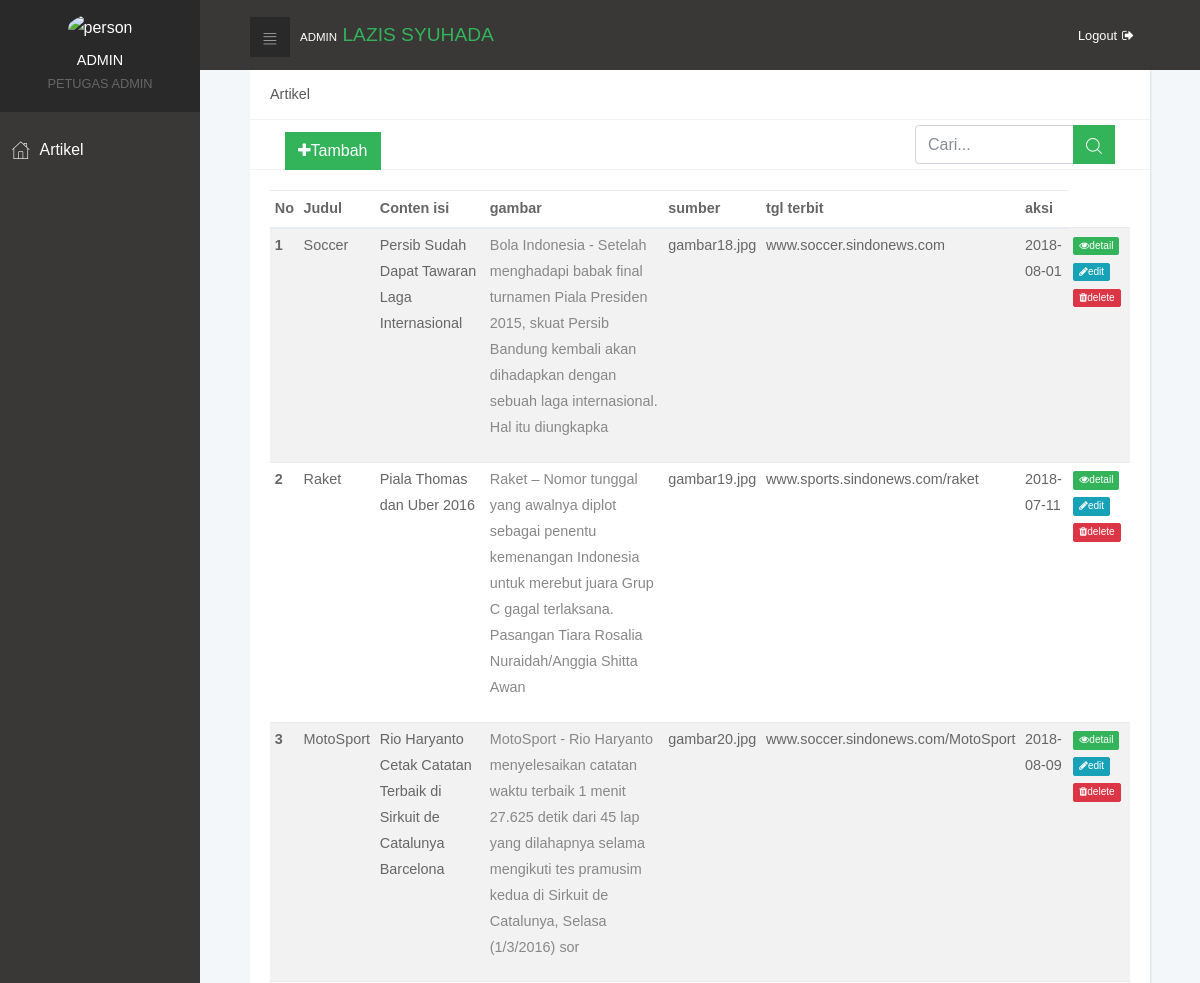
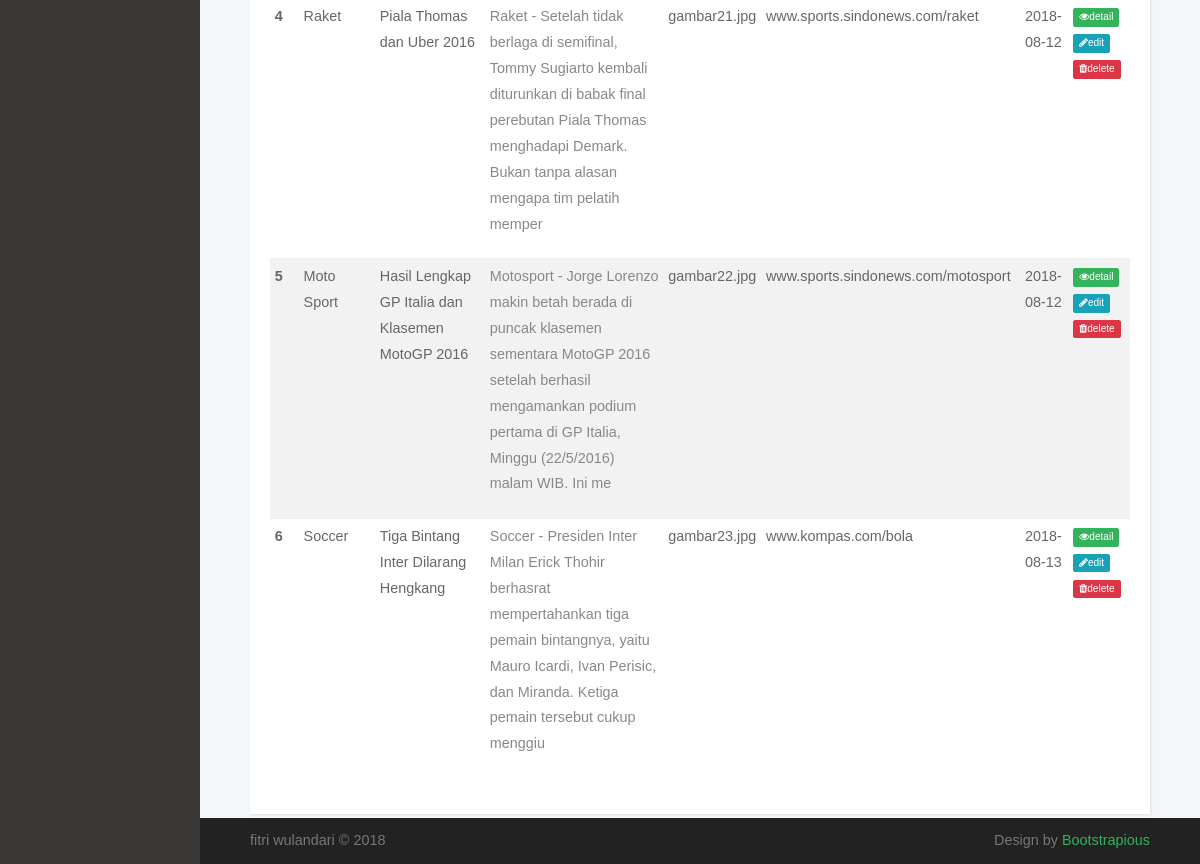
Screenshot of /index.php/admin/artikel with the database file from the repository (2 pictures, top to bottom).
### tables this page shows
CREATE TABLE `artikel` (
  `id_artikel` int(11) NOT NULL,
  `judul` varchar(255) NOT NULL,
  `tanggal` date NOT NULL,
  `sumber` varchar(255) NOT NULL,
  `isi` text NOT NULL,
  `gambar` varchar(255) NOT NULL,
  `jenis` varchar(255) NOT NULL
);

### application/controllers/Admin.php (called while the page is built, shortened)
<?php
	class Admin extends CI_Controller
	{
		function __construct()
		{
			$this->load->library('form_validation');
			$this->load->model('admin/m_auth');
			$this->load->model('admin/m_artikel');
		}
		public function artikel(){
			$data['artikel'] = $this->m_artikel->get_all();
			$this->load->view('admin/artikel', $data);
		}
	}
?>

### index.php (called while the page is built, shortened)
<?php
require_once BASEPATH.'core/CodeIgniter.php';

### application/models/admin/m_artikel.php (called while the page is built, shortened)
<?php
class m_artikel extends CI_Model
{
	public function get_all(){
		return $this->db->get('artikel')->result_array();
	}
}
 ?>

### application/views/admin/artikel.php (the view)
<?php
 $this->load->view('admin/header') ?>
<section>
	<?php $cari = $this->session->userdata('cari'); ?>
		<div class="container-fluid">
			<div class="row">
				<div class="col">
	              <div class="card">
	                <div class="card-header d-flex align-items-center">
	                  <h2 class="h5 display">Artikel</h2>
	                </div>
	                 <div class="card-header d-flex align-items-center">
	                 	<div class="col" style="float: left; margin: auto;"><a href="<?= site_url('admin/add_artikel')?>" class="btn btn-primary"><i class="fa fa-plus"></i>Tambah</a></div>
	                 	<div class="col">
	                 	<form action="<?=site_url('admin/amil/search')?>" method = "post">
	                 		<div class="input-group" style="width: 50%; float: right; margin: auto;"">
                            <input type="text" class="form-control" name="keyword" placeholder="Cari..." value="<?=$cari?>"><span class="input-group-btn">
                              <button type="submit" class="btn btn-primary"><i class="icon-search"></i></button></span>
                          </div>
                        </form>
	                 	</div>
	                </div>
	                <div class="card-body">
	                  <table class="table table-striped table-sm">
	                    <thead>
	                      <tr>
	                        <th>No</th>
	                        <th>Judul</th>
	                        <th>Conten isi</th>
	                        <th>gambar</th>
	                        <th>sumber</th>
	                        <th>tgl terbit</th>
	                        <th>aksi</th>
	                      </tr>
	                    </thead>
	                    <tbody>
	                    	<?php $no=1;
	                    	foreach ($artikel as $A):?>
	                      <tr>
	                        <th scope="row"><?= $no++?></th>
	                        <td><?= $A['jenis']?></td>
	                        <td><?= $A['judul']?></td>
	                        <td><?= substr($A['isi'], 0, 200)?></td>
	                        <td><?= $A['gambar']?></td>
	                        <td><?= $A['sumber']?></td>
	                        <td><?= $A['tanggal']?></td>
	                        <td>
	                         <a href="<?= site_url('admin/artikel/edit/'.$A['id_artikel'])?>" class="btn btn-xs btn-primary" onclick= "return confirm('kamu yakin ingin mengubah data?')"><i class="fa fa-eye"></i>detail</a>
		                     <a href="<?= site_url('admin/artikel/edit/'.$A['id_artikel'])?>" class="btn btn-xs btn-info" onclick= "return confirm('kamu yakin ingin mengubah data?')"><i class="fa fa-pencil"></i>edit</a>
		                     <a href="<?= site_url('admin/artikel/delete/'.$A['id_artikel'])?>" class="btn btn-xs btn-danger" onclick= "return confirm('kamu yakin ingin mengubah data?')"><i class="fa fa-trash"></i>delete</a>
		                    </td>
	                      </tr>
	                      	<?php endforeach; ?>
	                    </tbody>
	                  </table>
	                </div>
              </div>
            </div>
			</div>
		</div>
	</section>
<?php $this->load->view('admin/footer') ?>

### application/views/admin/header.php (shortened to what this page needs)
<!DOCTYPE html>
<html>
  <head>
    <link rel="stylesheet" href="<?= base_url('resource/admin/build/vendor/bootstrap/css/bootstrap.min.css')?>">
    <link rel="stylesheet" href="<?= base_url('resource/admin/build/vendor/font-awesome/css/font-awesome.min.css')?>">
    <link rel="stylesheet" href="<?= base_url('resource/admin/build/css/fontastic.css')?>">
    <link rel="stylesheet" href="<?= base_url('resource/admin/build/css/grasp_mobile_progress_circle-1.0.0.min.css')?>">
    <link rel="stylesheet" href="<?= base_url('resource/admin/build/vendor/malihu-custom-scrollbar-plugin/jquery.mCustomScrollbar.css')?>">
    <link rel="stylesheet" href="<?= base_url('resource/admin/build/css/style.default.css" id="theme-stylesheet')?>">
    <link rel="stylesheet" href="<?= base_url('resource/admin/build/css/custom.css')?>">
    <link rel="stylesheet" href="<?= base_url('resource/admin/build/css/style.default.css')?>" id="theme-stylesheet">
    <link rel="stylesheet" type="text/css" href="<?= base_url('resource/admin/build/vendor/bootstrap-datetimepicker/build/css/bootstrap-datetimepicker.min.css')?>">
    <link rel="stylesheet" href="<?= base_url('resource/css/samples.css')?>">
    <link rel="stylesheet" href="<?= base_url('resource/toolbarconfigurator/lib/codemirror/neo.css')?>">
  </head>
 <body id="main">
    <nav class="side-navbar">
      <div class="side-navbar-wrapper">
        <div class="sidenav-header d-flex align-items-center justify-content-center">
          <div class="sidenav-header-inner text-center"><img src="<?= base_url('resource/images/logo/admin.png')?>" alt="person" class="img-fluid rounded-circle">
            <h2 class="h5 text-uppercase">Admin</h2><span class="text-uppercase">Petugas Admin</span>
          </div>
        </div>
        <div class="main-menu">
          <ul id="side-main-menu" class="side-menu list-unstyled">
            <li <?= (uri_string() == 'admin/home' ? 'class="active"' : '') ?>><a href="<?= site_url('admin/artikel')?>"> <i class="icon-home"></i><span>Artikel</span></a></li>
          </ul>
        </div>
    </nav>
    <div class="page home-page">
      <header class="header">
        <nav class="navbar">
          <div class="container-fluid">
            <div class="navbar-holder d-flex align-items-center justify-content-between">
              <div class="navbar-header"><a id="toggle-btn" href="#" class="menu-btn"><i class="icon-bars"> </i></a><a href="index.html" class="navbar-brand">
                  <div class="brand-text d-none d-md-inline-block"><span>Admin </span><strong class="text-primary"> LAZIS Syuhada</strong></div></a></div>
              <ul class="nav-menu list-unstyled d-flex flex-md-row align-items-md-center">
                <li class="nav-item"><a href="<?= site_url('admin/auth/logout')?>" class="nav-link logout">Logout<i class="fa fa-sign-out"></i></a></li>
              </ul>
            </div>
          </div>
        </nav>
      </header>

### application/views/admin/footer.php (shortened to what this page needs)
<footer class="main-footer">
        <div class="container-fluid">
          <div class="row">
            <div class="col-sm-6">
              <p>fitri wulandari &copy; 2018</p>
            </div>
            <div class="col-sm-6 text-right">
              <p>Design by <a href="https://bootstrapious.com" class="external">Bootstrapious</a></p>
            </div>
          </div>
        </div>
      </footer>
    </div>
  </body>
</html>

### resource/admin/build/css/style.default.css (style rules this page uses)
a { display: inline-block; text-decoration: none; color: #fff; -webkit-transition: all 0.3s; transition: all 0.3s; }
ul { padding: 0; margin: 0; }
body { overflow-x: hidden; }
i { display: inline-block; }
span { display: inline-block; }
span { font-size: 0.9em; }
p { color: #888; }
i[class*='icon-'] { -webkit-transform: translateY(4px); transform: translateY(4px); }
table { font-size: 0.9em; color: #666; }
.btn-xs { font-size: 0.7em !important; padding: 2px 5px !important; border-radius: 2px !important; }
.page { position: absolute; top: 0; right: 0; -webkit-transition: width 0.3s linear; transition: width 0.3s linear; width: calc(100% - 200px); background-color: #F4F7FA; min-height: 100vh; padding-bottom: 50px; }
h2 { color: #555; font-weight: 400; }
.card { height: 100%; border: none; background: #fff; -webkit-box-shadow: 1px 1px 2px rgba(0, 0, 0, 0.1); box-shadow: 1px 1px 2px rgba(0, 0, 0, 0.1); border-radius: 0; }
.card-header { height: 50px; background-color: #fff; border-bottom-color: #f3f3f3; border-top: none; }
.card-header h2, .card-header h3 { margin-bottom: 0; }
.display { font-weight: 400 !important; }
button { cursor: pointer; }
@media (min-width: 768px) { .container-fluid { padding: 0 50px; } }
nav.navbar { background: #393836; padding: .8rem 0; }
nav.navbar .container-fluid { width: 100%; }
nav.navbar .navbar-holder { width: 100%; }
nav.navbar a { font-size: 0.8em; color: #fff; position: relative; }
nav.navbar a.logout i { margin-left: 5px; }
nav.navbar a.navbar-brand { margin-left: 10px; }
nav.navbar .brand-text { text-transform: uppercase; }
nav.navbar .brand-text strong { font-size: 1.5em; }
nav.navbar a.menu-btn { width: 40px; height: 40px; line-height: 40px; background: #292929; color: #fff; text-align: center; padding: 0 !important; }
nav.navbar a.menu-btn i[class*='icon-'] { -webkit-transform: translateY(4px); transform: translateY(4px); }
nav.side-navbar { position: fixed; top: 0; left: 0; width: 200px; height: 100%; width: 200px; text-align: left; background: #393836; color: #fff; -webkit-transition: all 0.3s linear; transition: all 0.3s linear; z-index: 999; overflow-y: auto; }
nav.side-navbar li { position: relative; }
nav.side-navbar .sidenav-header { background: #292929; padding: 14px; margin-bottom: 10px; }
nav.side-navbar .sidenav-header img { width: 50px; height: 50px; }
nav.side-navbar .sidenav-header span { font-size: 0.8em; color: #666; }
nav.side-navbar .sidenav-header h2 { margin: 10px 0 0; }
nav.side-navbar a { font-size: 0.95em; font-weight: 300; color: #fff; text-decoration: none; width: 100%; padding: 12px; }
nav.side-navbar span { display: inline-block; }
nav.side-navbar i { font-size: inherit; -webkit-transition: all 0.3s; transition: all 0.3s; margin-right: 10px; }
@media (min-width: 768px) { nav.side-navbar a { font-size: 1.1em; } }
footer.main-footer { position: absolute; width: 100%; bottom: 0; background: #222; padding: 10px 0; }
footer.main-footer p { font-size: 0.7em; color: #777; margin: 0; }
@media (min-width: 768px) { footer.main-footer p { font-size: 0.9em; } }
.navbar { padding: 0.5rem 1rem; }
.navbar-brand { display: inline-block; padding-top: 0.3125rem; padding-bottom: 0.3125rem; margin-right: 1rem; font-size: 1.25rem; }
.btn { font-weight: normal; border: 1px solid transparent; padding: 0.5rem 0.75rem; font-size: 1rem; line-height: 1.25; border-radius: 0; -webkit-transition: all 0.15s ease-in-out; transition: all 0.15s ease-in-out; }
.btn-primary { color: #fff; background-color: #33b35a; border-color: #33b35a; }
.btn-info { color: #fff; background-color: #17a2b8; border-color: #17a2b8; }
.btn-danger { color: #fff; background-color: #dc3545; border-color: #dc3545; }
body { font-family: "Roboto", sans-serif; font-size: 1rem; font-weight: normal; line-height: 1.5; color: #212529; background-color: #fff; }
a { color: #33b35a; text-decoration: none; }
h1, h2, h3, h4, h5, h6, .h1, .h2, .h3, .h4, .h5, .h6 { margin-bottom: 0.5rem; font-family: inherit; font-weight: 500; line-height: 1.1; color: inherit; }
h2, .h2 { font-size: 1.3rem; }
h5, .h5 { font-size: 0.9rem; }
.text-primary { color: #33b35a !important; }

### rows the page displays
artikel: jenis "Soccer", judul "Persib Sudah Dapat Tawaran Laga Internasional", isi "Bola Indonesia - Setelah menghadapi babak final turnamen Piala Presiden 2015, skuat Persib Bandung kembali akan dihadapkan dengan sebuah laga internasional. Hal itu diungkapka", gambar "gambar18.jpg", sumber "www.soccer.sindonews.com", tanggal "2018-08-01"
artikel: jenis "Raket", judul "Piala Thomas dan Uber 2016", isi "Raket – Nomor tunggal yang awalnya diplot sebagai penentu kemenangan Indonesia untuk merebut juara Grup C gagal terlaksana. Pasangan Tiara Rosalia Nuraidah/Anggia Shitta Awan", gambar "gambar19.jpg", sumber "www.sports.sindonews.com/raket", tanggal "2018-07-11"
artikel: jenis "MotoSport", judul "Rio Haryanto Cetak Catatan Terbaik di Sirkuit de Catalunya Barcelona", isi "MotoSport - Rio Haryanto menyelesaikan catatan waktu terbaik 1 menit 27.625 detik dari 45 lap yang dilahapnya selama mengikuti tes pramusim kedua di Sirkuit de Catalunya, Selasa (1/3/2016) sor", gambar "gambar20.jpg", sumber "www.soccer.sindonews.com/MotoSport", tanggal "2018-08-09"
artikel: jenis "Raket", judul "Piala Thomas dan Uber 2016", isi "Raket - Setelah tidak berlaga di semifinal, Tommy Sugiarto kembali diturunkan di babak final perebutan Piala Thomas menghadapi Demark. Bukan tanpa alasan mengapa tim pelatih memper", gambar "gambar21.jpg", sumber "www.sports.sindonews.com/raket", tanggal "2018-08-12"
artikel: jenis "Moto Sport", judul "Hasil Lengkap GP Italia dan Klasemen MotoGP 2016", isi "Motosport - Jorge Lorenzo makin betah berada di puncak klasemen sementara MotoGP 2016 setelah berhasil mengamankan podium pertama di GP Italia, Minggu (22/5/2016) malam WIB. Ini me", gambar "gambar22.jpg", sumber "www.sports.sindonews.com/motosport", tanggal "2018-08-12"
artikel: jenis "Soccer", judul "Tiga Bintang Inter Dilarang Hengkang", isi "Soccer - Presiden Inter Milan Erick Thohir berhasrat mempertahankan tiga pemain bintangnya, yaitu Mauro Icardi, Ivan Perisic, dan Miranda. Ketiga pemain tersebut cukup menggiu", gambar "gambar23.jpg", sumber "www.kompas.com/bola", tanggal "2018-08-13"
